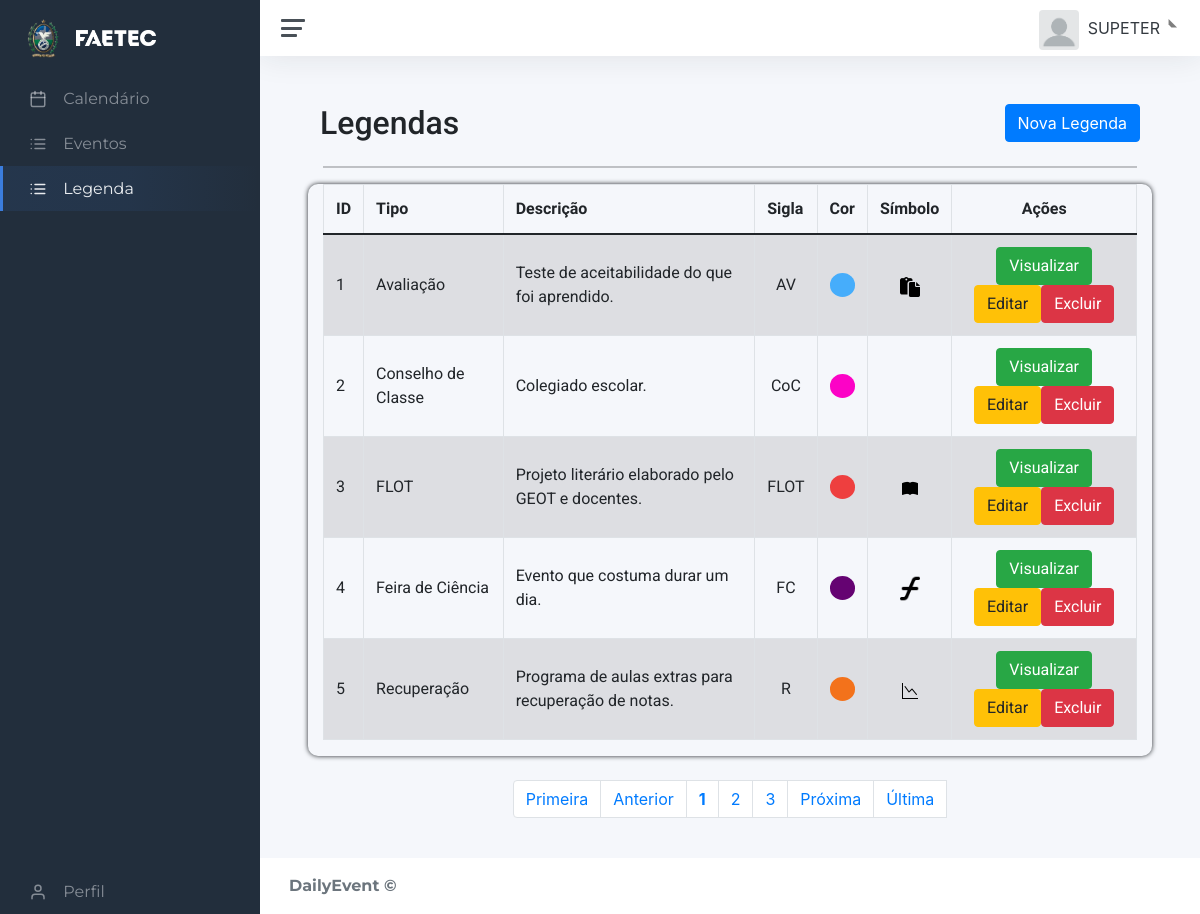
/static/dash.php?page=lista_leg (signed in), run on the app's committed database.
### tables this page shows
CREATE TABLE IF NOT EXISTS `legenda` (
  `id_leg` int(11) NOT NULL AUTO_INCREMENT,
  `tipo_evento` varchar(50) DEFAULT NULL,
  `desc_leg` varchar(60) DEFAULT NULL,
  `simbolo_leg` varchar(100) DEFAULT NULL,
  `sigla_leg` varchar(4) DEFAULT NULL,
  `cor_leg` varchar(9) DEFAULT NULL,
  PRIMARY KEY (`id_leg`)
);

### static/contents/legenda/lista_leg.php (the view, shortened to what this page needs)
<div class="container-fluid">
	<div id="top" class="row">
	<div class="d-flex justify-content-between">
			<h2 class="legendas">Legendas</h2>
			<a href="?page=addleg" class="btn btn-primary pull-right h2">Nova Legenda</a>
		</div>
	</div>
	<hr/>
	<div id="list">
		<div id="list" class="table-all row">
			<div class="table-responsive col-md-12">
				<?php
					$quantidade = 5;
					$pagina = (isset($_GET['pagina'])) ? (int)$_GET['pagina'] : 1;
					$inicio = ($quantidade * $pagina) - $quantidade;
					$data = mysqli_query($con, "select * from legenda order by id_leg asc limit $inicio, $quantidade;");
					echo "<table class='table table-striped' cellspacing='0' cellpading='0'>";
					echo "<thead><tr>";
					echo "<td class='td-indicador'><strong>ID</strong></td>";
					echo "<td class='td-indicador'><strong>Tipo</strong></td>";
					echo "<td class='td-indicador d-none d-sm-table-cell'><strong>Descrição</strong></td>";
					echo "<td class='td-indicador'><strong>Sigla</strong></td>";
					echo "<td class='td-indicador'><strong>Cor</strong></td>";
					echo "<td class='td-indicador'><strong>Símbolo</strong></td>";
					echo "<td class='td-center'><strong>Ações</strong></td>";
					echo "</tr></thead><tbody>";
					while($info = mysqli_fetch_array($data)){
						echo "<tr>";
						echo "<td class='td-info'>".$info['id_leg']."</td>";
						echo "<td class='td-info'>".$info['tipo_evento']."</td>";
						echo "<td class='td-info d-none d-sm-table-cell'>".$info['desc_leg']." </td>";
						echo "<td class='td-center'>".$info['sigla_leg']." </td>";
						echo "<td width='10px'><div style='background-color:".$info['cor_leg'].";border-radius:100%'>&nbsp</div></td>";
						echo "<td class='simbolo'><img src='".$info["simbolo_leg"]."' class='simbico_leg' alt=''></td>";
						echo "<td class='actions btn-group-sm td-center'>";
						echo "<span class='d-none d-sm-inline-block'><a class='btn btn-success btn-xs d-none d-sm-inline-block' href=?page=view_leg&id_leg=".$info['id_leg']."> Visualizar </a></span>";
						echo "<span class='d-none d-sm-inline-block'><a class='btn btn-warning btn-xs' href=?page=edit_leg&id_leg=".$info['id_leg']."> Editar </a></span>";
						echo "<span class='d-none d-sm-inline-block'><a href=?page=excluir_leg&id_leg=".$info['id_leg']." class='btn btn-danger btn-xs'> Excluir </a></span>";
						echo "<span class='d-inline-block d-sm-none'><a class='btn btn-danger btn-xs d-inline-block d-sm-none' href=?page=excluir_leg&id_leg=".$info['id_leg']."><i class='align-middle' data-feather='trash'></i></a></span></td>";
					}
				echo "</tr></tbody></table>";
			?>
		</div>
	</div>
			<br>
	<div id="bottom" class="row">
			<div class="col-md-12">
				<?php
					$sqlTotal 		= "select id_leg from legenda;";
					$qrTotal  		= mysqli_query($con, $sqlTotal) or die (mysqli_error());
					$numTotal 		= mysqli_num_rows($qrTotal);
					$totalpagina = (ceil($numTotal/$quantidade)<=0) ? 1 : ceil($numTotal/$quantidade);
					$exibir = 3;
					$anterior = (($pagina-1) <= 0) ? 1 : $pagina - 1;
					$posterior = (($pagina+1) >= $totalpagina) ? $totalpagina : $pagina+1;
					echo "<ul class='pagination d-flex justify-content-center'>";
					echo "<li class='page-item d-none d-sm-inline-block'><a class='page-link' href='?page=lista_leg&pagina=1'> Primeira</a></li> ";
					echo "<li class='page-item d-none d-sm-inline-block'><a class='page-link' href=\"?page=lista_leg&pagina=$anterior\"> Anterior</a></li> ";
					echo "<li class='page-item'><a class='page-link' href='?page=lista_leg&pagina=".$pagina."'><strong>".$pagina."</strong></a></li> ";
					for($i = $pagina+1; $i < $pagina+$exibir; $i++){
						if($i <= $totalpagina)
						echo "<li class='page-item'><a class='page-link' href='?page=lista_leg&pagina=".$i."'> ".$i." </a></li> ";
					}
					echo "<li class='page-item d-none d-sm-inline-block'><a class='page-link' href=\"?page=lista_leg&pagina=$posterior\"> Pr&oacute;xima</a></li> ";
					echo "<li class='page-item d-none d-sm-inline-block'><a class='page-link' href=\"?page=lista_leg&pagina=$totalpagina\"> &Uacute;ltima</a></li>";
					echo "<li class='page-item d-inline-block d-sm-none'><a class='page-link' href='?page=lista_leg&pagina=$totalpagina'><i class='align-middle' data-feather='chevrons-right'></i></a></li></ul>";
				?>
			</div>
		</div>
	</div>
</div>

### static/dash.php (shortened to what this page needs)
<!DOCTYPE html>
<head>
	<link href="https://cdn.jsdelivr.net/npm/bootstrap@5.2.0-beta1/dist/css/bootstrap.min.css" rel="stylesheet">
	<link href="css/app.css" rel="stylesheet">
	<link href="https://cdn.jsdelivr.net/npm/bootstrap@5.0.2/dist/css/bootstrap.min.css" rel="stylesheet">
	<link href="maxcdn.bootstrapcdn.com/bootstrap/4.1.1/css/bootstrap.min.css" rel="stylesheet" id="bootstrap-css">
	<link rel="stylesheet" href="css/main.css">
	<link rel="stylesheet" href="//maxcdn.bootstrapcdn.com/font-awesome/4.3.0/css/font-awesome.min.css">
	<link rel="stylesheet" href="css/bootstrap.css">
	<link rel='stylesheet' href='https://cdn.jsdelivr.net/npm/vanillajs-datepicker@1.1.4/dist/css/datepicker.min.css'>
</head>
<body>
<div class="wrapper">
<?php
	include "based/sidebar.php";
	echo '<div class="main">';
	include "based/navbar.php";
	echo '<main class="content">
	<div class="container-fluid p-0">
	';
	include "based/contents.php";
	?>
	</div></main>
		<footer class="footer">
			<div class="container-fluid">
				<div class="row text-muted">
					<div class="col-6 text-start">
						<p class="mb-0">
							<a><strong>DailyEvent&nbsp;&copy;</strong>  </a>
						</p>
					</div>
				</div>
			</div>
		</footer>
	</div>
</div>
</body>
</html>

### static/based/sidebar.php (shortened to what this page needs)
<?php
$eve_pages = ['lista_eve','view_eve','addeve','edit_eve'];
$leg_pages = ['lista_leg','view_leg','addleg','edit_leg'];
?>
<nav id="sidebar" class="sidebar js-sidebar" >
			<div class="sidebar-content js-simplebar">
				<ul class="sidebar-nav">
					<a class="sidebar-brand" href="?page=home" style="text-decoration: none;">
						<img src="img/logo1.png" alt="" width="40" id="faetec" >
						<img src="img/faetec.png" alt="" width="80" id="faetec" style="margin-left:7px;">
					</a>
					<li class="sidebar-item <?php if(isset($_GET['page']) && $_GET['page'] == 'home')echo "active";?>">
						<a class="sidebar-link" href="?page=home" >
              			<i class="align-middle" data-feather="calendar"></i> <span class="align-middle">Calendário</span>
            			</a>
					</li>
					<li class="sidebar-item <?php if(isset($_GET['page']) && in_array($_GET['page'],$eve_pages))echo "active";?>">
						<a class="sidebar-link" href="?page=lista_eve">
              			<i class="align-middle" data-feather="list"></i> <span class="align-middle">Eventos</span>
            			</a>
					</li>
					<li class="sidebar-item <?php if(isset($_GET['page']) && in_array($_GET['page'],$leg_pages))echo "active";?>">
						<a class="sidebar-link" href="?page=lista_leg">
              			<i class="align-middle" data-feather="list"></i> <span class="align-middle">Legenda</span>
            			</a>
					</li>
					<li class="sidebar-item <?php if(isset($_GET['page']) && $_GET['page'] == 'perfil')echo "active";?>" style="position: fixed;bottom: 0;">
						<a class="sidebar-link" href="?page=perfil">
              			<i class="align-middle" data-feather="user"></i> <span class="align-middle">Perfil</span>
            			</a>
					</li>
				</ul>
			</div>
		</nav>

### static/based/navbar.php (shortened to what this page needs)
<?php
	$sql = mysqli_query($con, "select *, (select nome_ue from ue where funcionario.id_ue = ue.id_ue) as nome_ue, (select foto_perfil from usuarios where funcionario.id_func = usuarios.id_func) as foto_perfil from funcionario where id_func = '".$_SESSION['UsuarioID']."';");
	$row = mysqli_fetch_array($sql);
?>
<nav class="navbar navbar-expand navbar-light navbar-bg">
	<a class="sidebar-toggle js-sidebar-toggle" style="padding-left: 5px;" onclick="botina()">
        <i class="hamburger align-self-center"></i>
    </a>
	<div class="navbar-collapse collapse">
		<ul class="navbar-nav navbar-align">
			<li class="nav-item dropdown">
				<a class="nav-link dropdown-toggle d-none d-sm-inline-block" href="?page=perfil" data-bs-toggle="dropdown">
				<img src="/admin/static/img/perfil/<?php if(!empty($row["foto_perfil"])){echo $row["foto_perfil"];}else{echo "profile.webp";}  ?> "  class="avatar img-fluid rounded me-1" alt="<?php echo $_SESSION['UsuarioNome']?>" /> <span class="text-dark"><?php echo $_SESSION['UsuarioNome']?></span></a>
			</li>
		</ul>
	</div>
</nav>

### static/based/contents.php (shortened to what this page needs)
<?php
    if(isset($_GET['page'])){
        switch ($_GET['page']) {
            case 'lista_leg':
                 include "contents/legenda/lista_leg.php";
                break;
    }
}
?>

### static/css/main.css (style rules this page uses)
#calendario table, th, td { border: 1px solid; }
.simbico_leg { max-width: 20px; }
.sidebar { font-family: "Montserrat", sans-serif; }
.sidebar-link { text-decoration: none !important; }
.table-all { border-radius: 10px; box-shadow: 0px 0px 5px; }
.td-indicador { font-family: 'Raleway', sans-serif; }
.td-info { font-family: 'Roboto', sans-serif; }
.td-center { text-align:center; font-family: 'Raleway', sans-serif; }
.simbolo { text-align: center; }
.legendas { font-family: 'Roboto', sans-serif; }
.btn { font-family: 'Roboto', sans-serif; font-size: 15px; }
.footer { font-family: "Montserrat", sans-serif; }

### data on the page
legenda: id_leg "1", tipo_evento "Avaliação", desc_leg "Teste de aceitabilidade do que foi aprendido.", sigla_leg "AV", simbolo_leg (picture)
legenda: id_leg "2", tipo_evento "Conselho de Classe", desc_leg "Colegiado escolar.", sigla_leg "CoC"
legenda: id_leg "3", tipo_evento "FLOT", desc_leg "Projeto literário elaborado pelo GEOT e docentes.", sigla_leg "FLOT", simbolo_leg (picture)
legenda: id_leg "4", tipo_evento "Feira de Ciência", desc_leg "Evento que costuma durar um dia.", sigla_leg "FC", simbolo_leg (picture)
legenda: id_leg "5", tipo_evento "Recuperação", desc_leg "Programa de aulas extras para recuperação de notas.", sigla_leg "R", simbolo_leg (picture)

### other printed values
$_SESSION['UsuarioNome'] "SUPETER"
$pagina "1"
